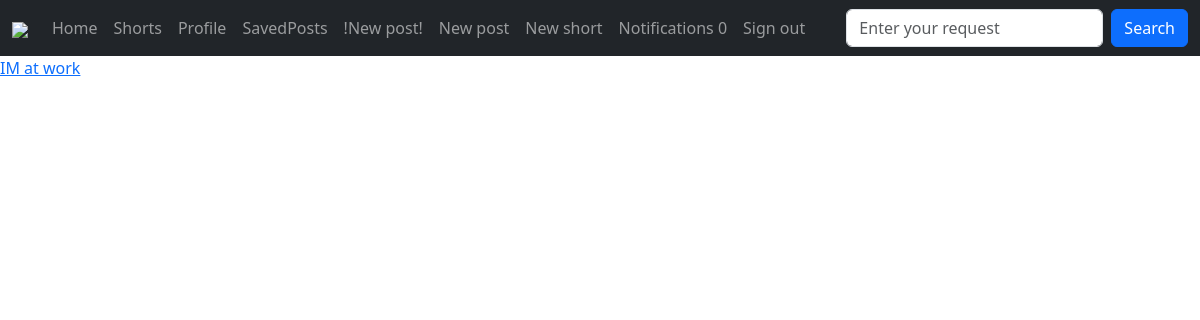
The page /posts/saved_posts/ (signed in) on the database as committed earlier.
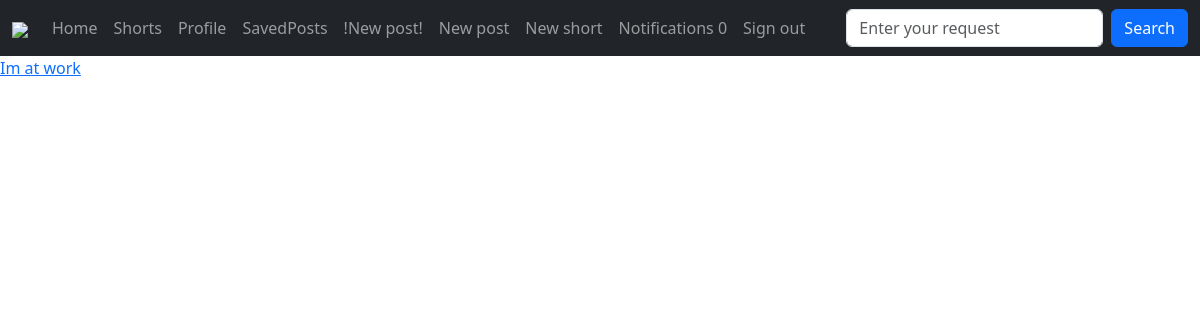
The same page on the database as committed later.
### core/models.py (models this page shows, shortened)
class Post(models.Model):
    STATUS_CHOICES = (('Posted', 'Posted'),
                      ('Unposted', 'Unposted'))
    name = models.CharField('Header', max_length=80, null=True, blank=True)
    description = models.TextField('Description', null=True, blank=True)
    photo = models.ImageField('Photo', null=True, blank=False, upload_to="post_images/")
    status = models.CharField('Status', max_length=200, choices=STATUS_CHOICES, default="Posted")
    user = models.ForeignKey(to=User, on_delete=models.SET_NULL, null=True, blank=True,
                             verbose_name='Post author', related_name='posts')
    category = models.ManyToManyField(to='Category', blank=True, verbose_name='categories')
    likes = models.IntegerField('Like', default=0)

### core/views.py (the view)
# urls.py: path('saved_posts/', views.saved_posts, name='saved-posts'),
def saved_posts(request):
    posts = Post.objects.filter(saved_posts__user=request.user)
    context = {'posts': posts}
    return render(request, 'saved_posts.html', context)

### core/templates/saved_posts.html
{% extends 'base.html' %}
{% block content %}
    <div>
        {% for post in posts %}
            <div>
                <a href="/posts/{{post.id}}">
                    {{ post.name }}
                </a>
            </div>
        {% endfor %}
    </div>
{% endblock %}

Rows that differ between the two databases and show on the page:
changed Post: name "IM at work" → "Im at work"
